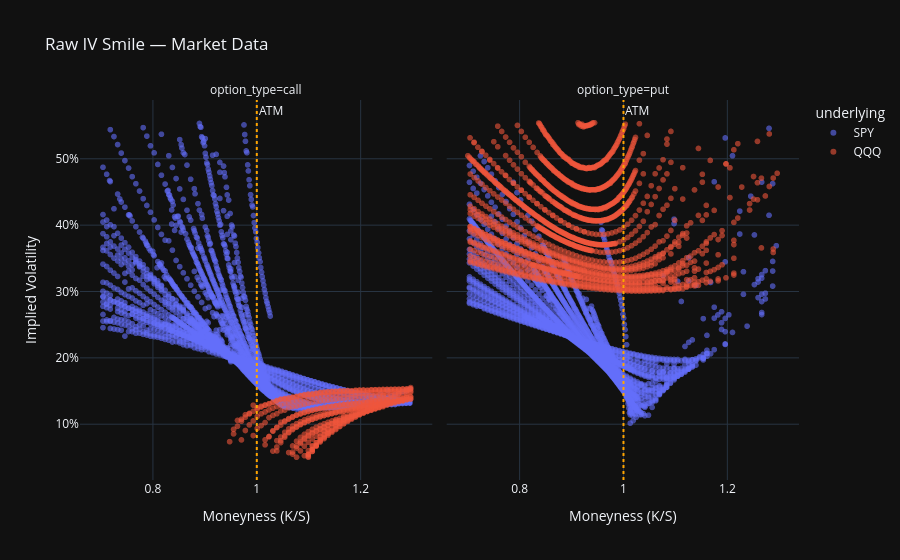

This figure's notebook cell:
### Code cell
# IV smile — raw market data scatter
fig = px.scatter(df, x='moneyness', y='iv', color='underlying',
                 facet_col='option_type', opacity=0.6,
                 title='Raw IV Smile — Market Data',
                 labels={'iv': 'Implied Volatility', 'moneyness': 'Moneyness (K/S)'},
                 template='plotly_dark')
fig.update_yaxes(tickformat='.0%')
fig.add_vline(x=1.0, line_dash='dot', line_color='orange', annotation_text='ATM')
fig.show()

### Figure 1 — Plotly figure (JSON) as saved in the notebook; plotly's stock layout.template omitted (floating-point values rounded to 4 significant figures; data arrays with more than 128 entries replaced by an {"elided": "..."} marker saying what was removed)
{"data": [{"hovertemplate": "underlying=SPY<br>option_type=call<br>Moneyness (K/S)=%{x}<br>Implied Volatility=%{y}<extra></extra>", "legendgroup": "SPY", "marker": {"color": "#636efa", "opacity": 0.6, "symbol": "circle"}, "mode": "markers", "name": "SPY", "showlegend": true, "type": "scattergl", "x": {"elided": "2619 float values"}, "xaxis": "x", "y": {"elided": "2619 float values"}, "yaxis": "y"}, {"hovertemplate": "underlying=SPY<br>option_type=put<br>Moneyness (K/S)=%{x}<br>Implied Volatility=%{y}<extra></extra>", "legendgroup": "SPY", "marker": {"color": "#636efa", "opacity": 0.6, "symbol": "circle"}, "mode": "markers", "name": "SPY", "showlegend": false, "type": "scattergl", "x": {"elided": "2461 float values"}, "xaxis": "x2", "y": {"elided": "2461 float values"}, "yaxis": "y2"}, {"hovertemplate": "underlying=QQQ<br>option_type=call<br>Moneyness (K/S)=%{x}<br>Implied Volatility=%{y}<extra></extra>", "legendgroup": "QQQ", "marker": {"color": "#EF553B", "opacity": 0.6, "symbol": "circle"}, "mode": "markers", "name": "QQQ", "showlegend": true, "type": "scattergl", "x": {"elided": "546 float values"}, "xaxis": "x", "y": {"elided": "546 float values"}, "yaxis": "y"}, {"hovertemplate": "underlying=QQQ<br>option_type=put<br>Moneyness (K/S)=%{x}<br>Implied Volatility=%{y}<extra></extra>", "legendgroup": "QQQ", "marker": {"color": "#EF553B", "opacity": 0.6, "symbol": "circle"}, "mode": "markers", "name": "QQQ", "showlegend": false, "type": "scattergl", "x": {"elided": "1754 float values"}, "xaxis": "x2", "y": {"elided": "1754 float values"}, "yaxis": "y2"}], "layout": {"annotations": [{"showarrow": false, "text": "option_type=call", "x": 0.245, "xanchor": "center", "xref": "paper", "y": 1, "yanchor": "bottom", "yref": "paper"}, {"showarrow": false, "text": "option_type=put", "x": 0.755, "xanchor": "center", "xref": "paper", "y": 1, "yanchor": "bottom", "yref": "paper"}, {"showarrow": false, "text": "ATM", "x": 1, "xanchor": "left", "xref": "x", "y": 1, "yanchor": "top", "yref": "y domain"}, {"showarrow": false, "text": "ATM", "x": 1, "xanchor": "left", "xref": "x2", "y": 1, "yanchor": "top", "yref": "y2 domain"}], "legend": {"title": {"text": "underlying"}, "tracegroupgap": 0}, "shapes": [{"line": {"color": "orange", "dash": "dot"}, "type": "line", "x0": 1, "x1": 1, "xref": "x", "y0": 0, "y1": 1, "yref": "y domain"}, {"line": {"color": "orange", "dash": "dot"}, "type": "line", "x0": 1, "x1": 1, "xref": "x2", "y0": 0, "y1": 1, "yref": "y2 domain"}], "title": {"text": "Raw IV Smile — Market Data"}, "xaxis": {"anchor": "y", "domain": [0, 0.49], "title": {"text": "Moneyness (K/S)"}}, "xaxis2": {"anchor": "y2", "domain": [0.51, 1], "matches": "x", "title": {"text": "Moneyness (K/S)"}}, "yaxis": {"anchor": "x", "domain": [0, 1], "tickformat": ".0%", "title": {"text": "Implied Volatility"}}, "yaxis2": {"anchor": "x2", "domain": [0, 1], "matches": "y", "showticklabels": false, "tickformat": ".0%"}}}
